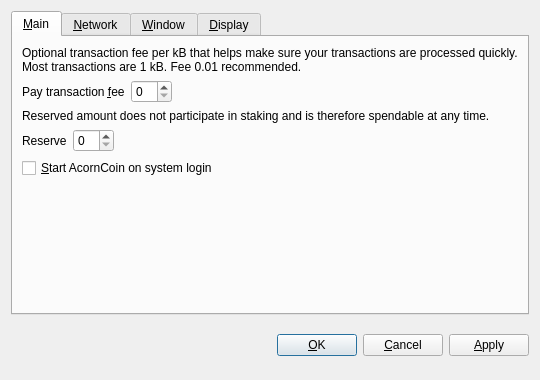
<?xml version="1.0" encoding="UTF-8"?>
<ui version="4.0">
 <class>OptionsDialog</class>
 <widget class="QDialog" name="OptionsDialog">
  <property name="geometry">
   <rect>
    <x>0</x>
    <y>0</y>
    <width>540</width>
    <height>380</height>
   </rect>
  </property>
  <property name="windowTitle">
   <string>Options</string>
  </property>
  <property name="modal">
   <bool>true</bool>
  </property>
  <layout class="QVBoxLayout" name="verticalLayout">
   <item>
    <widget class="QTabWidget" name="tabWidget">
     <property name="tabPosition">
      <enum>QTabWidget::North</enum>
     </property>
     <property name="currentIndex">
      <number>0</number>
     </property>
     <widget class="QWidget" name="tabMain">
      <attribute name="title">
       <string>&amp;Main</string>
      </attribute>
      <layout class="QVBoxLayout" name="verticalLayout_Main">
       <item>
        <widget class="QLabel" name="transactionFeeInfoLabel">
         <property name="text">
          <string>Optional transaction fee per kB that helps make sure your transactions are processed quickly. Most transactions are 1 kB. Fee 0.01 recommended.</string>
         </property>
         <property name="textFormat">
          <enum>Qt::PlainText</enum>
         </property>
         <property name="wordWrap">
          <bool>true</bool>
         </property>
        </widget>
       </item>
       <item>
        <layout class="QHBoxLayout" name="horizontalLayoutFee">
         <item>
          <widget class="QLabel" name="transactionFeeLabel">
           <property name="text">
            <string>Pay transaction &amp;fee</string>
           </property>
           <property name="textFormat">
            <enum>Qt::PlainText</enum>
           </property>
           <property name="buddy">
            <cstring>transactionFee</cstring>
           </property>
          </widget>
         </item>
         <item>
          <widget class="BitcoinAmountField" name="transactionFee"/>
         </item>
         <item>
          <spacer name="horizontalSpacerFee">
           <property name="orientation">
            <enum>Qt::Horizontal</enum>
           </property>
           <property name="sizeHint" stdset="0">
            <size>
             <width>40</width>
             <height>20</height>
            </size>
           </property>
          </spacer>
         </item>
        </layout>
       </item>
       <item>
        <widget class="QLabel" name="reserveBalanceInfoLabel">
         <property name="text">
          <string>Reserved amount does not participate in staking and is therefore spendable at any time.</string>
         </property>
         <property name="textFormat">
          <enum>Qt::PlainText</enum>
         </property>
         <property name="wordWrap">
          <bool>true</bool>
         </property>
        </widget>
       </item>
       <item>
        <layout class="QHBoxLayout" name="horizontalLayoutReserveBalance">
         <item>
          <widget class="QLabel" name="reserveBalanceLabel">
           <property name="text">
            <string>Reserve</string>
           </property>
           <property name="textFormat">
            <enum>Qt::PlainText</enum>
           </property>
           <property name="buddy">
            <cstring>reserveBalance</cstring>
           </property>
          </widget>
         </item>
         <item>
          <widget class="BitcoinAmountField" name="reserveBalance"/>
         </item>
         <item>
          <spacer name="horizontalSpacerReserveBalance">
           <property name="orientation">
            <enum>Qt::Horizontal</enum>
           </property>
           <property name="sizeHint" stdset="0">
            <size>
             <width>40</width>
             <height>20</height>
            </size>
           </property>
          </spacer>
         </item>
        </layout>
       </item>
       <item>
        <widget class="QCheckBox" name="bitcoinAtStartup">
         <property name="toolTip">
          <string>Automatically start AcornCoin after logging in to the system.</string>
         </property>
         <property name="text">
          <string>&amp;Start AcornCoin on system login</string>
         </property>
        </widget>
       </item>
       <item>
        <spacer name="verticalSpacer_Main">
         <property name="orientation">
          <enum>Qt::Vertical</enum>
         </property>
         <property name="sizeHint" stdset="0">
          <size>
           <width>20</width>
           <height>40</height>
          </size>
         </property>
        </spacer>
       </item>
      </layout>
     </widget>
     <widget class="QWidget" name="tabNetwork">
      <attribute name="title">
       <string>&amp;Network</string>
      </attribute>
      <layout class="QVBoxLayout" name="verticalLayout_Network">
       <item>
        <widget class="QCheckBox" name="mapPortUpnp">
         <property name="toolTip">
          <string>Automatically open the AcornCoin client port on the router. This only works when your router supports UPnP and it is enabled.</string>
         </property>
         <property name="text">
          <string>Map port using &amp;UPnP</string>
         </property>
        </widget>
       </item>
       <item>
        <widget class="QCheckBox" name="connectSocks">
         <property name="toolTip">
          <string>Connect to the AcornCoin network through a SOCKS proxy (e.g. when connecting through Tor).</string>
         </property>
         <property name="text">
          <string>&amp;Connect through SOCKS proxy:</string>
         </property>
        </widget>
       </item>
       <item>
        <layout class="QHBoxLayout" name="horizontalLayout_Network">
         <item>
          <widget class="QLabel" name="proxyIpLabel">
           <property name="text">
            <string>Proxy &amp;IP:</string>
           </property>
           <property name="textFormat">
            <enum>Qt::PlainText</enum>
           </property>
           <property name="buddy">
            <cstring>proxyIp</cstring>
           </property>
          </widget>
         </item>
         <item>
          <widget class="QValidatedLineEdit" name="proxyIp">
           <property name="maximumSize">
            <size>
             <width>140</width>
             <height>16777215</height>
            </size>
           </property>
           <property name="toolTip">
            <string>IP address of the proxy (e.g. 127.0.0.1)</string>
           </property>
          </widget>
         </item>
         <item>
          <widget class="QLabel" name="proxyPortLabel">
           <property name="text">
            <string>&amp;Port:</string>
           </property>
           <property name="textFormat">
            <enum>Qt::PlainText</enum>
           </property>
           <property name="buddy">
            <cstring>proxyPort</cstring>
           </property>
          </widget>
         </item>
         <item>
          <widget class="QLineEdit" name="proxyPort">
           <property name="maximumSize">
            <size>
             <width>55</width>
             <height>16777215</height>
            </size>
           </property>
           <property name="toolTip">
            <string>Port of the proxy (e.g. 9050)</string>
           </property>
          </widget>
         </item>
         <item>
          <widget class="QLabel" name="socksVersionLabel">
           <property name="text">
            <string>SOCKS &amp;Version:</string>
           </property>
           <property name="textFormat">
            <enum>Qt::PlainText</enum>
           </property>
           <property name="buddy">
            <cstring>socksVersion</cstring>
           </property>
          </widget>
         </item>
         <item>
          <widget class="QValueComboBox" name="socksVersion">
           <property name="toolTip">
            <string>SOCKS version of the proxy (e.g. 5)</string>
           </property>
          </widget>
         </item>
         <item>
          <spacer name="horizontalSpacer_Network">
           <property name="orientation">
            <enum>Qt::Horizontal</enum>
           </property>
           <property name="sizeHint" stdset="0">
            <size>
             <width>40</width>
             <height>20</height>
            </size>
           </property>
          </spacer>
         </item>
        </layout>
       </item>
       <item>
        <spacer name="verticalSpacer_Network">
         <property name="orientation">
          <enum>Qt::Vertical</enum>
         </property>
         <property name="sizeHint" stdset="0">
          <size>
           <width>20</width>
           <height>40</height>
          </size>
         </property>
        </spacer>
       </item>
      </layout>
     </widget>
     <widget class="QWidget" name="tabWindow">
      <attribute name="title">
       <string>&amp;Window</string>
      </attribute>
      <layout class="QVBoxLayout" name="verticalLayout_Window">
       <item>
        <widget class="QCheckBox" name="minimizeToTray">
         <property name="toolTip">
          <string>Show only a tray icon after minimizing the window.</string>
         </property>
         <property name="text">
          <string>&amp;Minimize to the tray instead of the taskbar</string>
         </property>
        </widget>
       </item>
       <item>
        <widget class="QCheckBox" name="minimizeOnClose">
         <property name="toolTip">
          <string>Minimize instead of exit the application when the window is closed. When this option is enabled, the application will be closed only after selecting Quit in the menu.</string>
         </property>
         <property name="text">
          <string>M&amp;inimize on close</string>
         </property>
        </widget>
       </item>
       <item>
        <spacer name="verticalSpacer_Window">
         <property name="orientation">
          <enum>Qt::Vertical</enum>
         </property>
         <property name="sizeHint" stdset="0">
          <size>
           <width>20</width>
           <height>40</height>
          </size>
         </property>
        </spacer>
       </item>
      </layout>
     </widget>
     <widget class="QWidget" name="tabDisplay">
      <attribute name="title">
       <string>&amp;Display</string>
      </attribute>
      <layout class="QVBoxLayout" name="verticalLayout_Display">
       <item>
        <layout class="QHBoxLayout" name="horizontalLayout_1_Display">
         <item>
          <widget class="QLabel" name="langLabel">
           <property name="text">
            <string>User Interface &amp;language:</string>
           </property>
           <property name="textFormat">
            <enum>Qt::PlainText</enum>
           </property>
           <property name="buddy">
            <cstring>lang</cstring>
           </property>
          </widget>
         </item>
         <item>
          <widget class="QValueComboBox" name="lang">
           <property name="toolTip">
            <string>The user interface language can be set here. This setting will take effect after restarting AcornCoin.</string>
           </property>
          </widget>
         </item>
        </layout>
       </item>
       <item>
        <layout class="QHBoxLayout" name="horizontalLayout_2_Display">
         <item>
          <widget class="QLabel" name="unitLabel">
           <property name="text">
            <string>&amp;Unit to show amounts in:</string>
           </property>
           <property name="textFormat">
            <enum>Qt::PlainText</enum>
           </property>
           <property name="buddy">
            <cstring>unit</cstring>
           </property>
          </widget>
         </item>
         <item>
          <widget class="QValueComboBox" name="unit">
           <property name="toolTip">
            <string>Choose the default subdivision unit to show in the interface and when sending coins.</string>
           </property>
          </widget>
         </item>
        </layout>
       </item>
       <item>
        <widget class="QCheckBox" name="displayAddresses">
         <property name="toolTip">
          <string>Whether to show AcornCoin addresses in the transaction list or not.</string>
         </property>
         <property name="text">
          <string>&amp;Display addresses in transaction list</string>
         </property>
        </widget>
       </item>
       <item>
        <widget class="QCheckBox" name="coinControlFeatures">
         <property name="toolTip">
          <string>Whether to show coin control features or not.</string>
         </property>
         <property name="text">
          <string>Display coin &amp;control features (experts only!)</string>
         </property>
        </widget>
       </item>
       <item>
        <spacer name="verticalSpacer_Display">
         <property name="orientation">
          <enum>Qt::Vertical</enum>
         </property>
         <property name="sizeHint" stdset="0">
          <size>
           <width>20</width>
           <height>40</height>
          </size>
         </property>
        </spacer>
       </item>
      </layout>
     </widget>
    </widget>
   </item>
   <item>
    <layout class="QHBoxLayout" name="horizontalLayout_Buttons">
     <item>
      <spacer name="horizontalSpacer_1">
       <property name="orientation">
        <enum>Qt::Horizontal</enum>
       </property>
       <property name="sizeHint" stdset="0">
        <size>
         <width>40</width>
         <height>48</height>
        </size>
       </property>
      </spacer>
     </item>
     <item>
      <widget class="QLabel" name="statusLabel">
       <property name="font">
        <font>
         <weight>75</weight>
         <bold>true</bold>
        </font>
       </property>
       <property name="text">
        <string/>
       </property>
       <property name="textFormat">
        <enum>Qt::PlainText</enum>
       </property>
       <property name="wordWrap">
        <bool>true</bool>
       </property>
      </widget>
     </item>
     <item>
      <spacer name="horizontalSpacer_2">
       <property name="orientation">
        <enum>Qt::Horizontal</enum>
       </property>
       <property name="sizeHint" stdset="0">
        <size>
         <width>40</width>
         <height>48</height>
        </size>
       </property>
      </spacer>
     </item>
     <item>
      <widget class="QPushButton" name="okButton">
       <property name="text">
        <string>&amp;OK</string>
       </property>
      </widget>
     </item>
     <item>
      <widget class="QPushButton" name="cancelButton">
       <property name="text">
        <string>&amp;Cancel</string>
       </property>
       <property name="autoDefault">
        <bool>false</bool>
       </property>
      </widget>
     </item>
     <item>
      <widget class="QPushButton" name="applyButton">
       <property name="text">
        <string>&amp;Apply</string>
       </property>
       <property name="autoDefault">
        <bool>false</bool>
       </property>
      </widget>
     </item>
    </layout>
   </item>
  </layout>
 </widget>
 <customwidgets>
  <customwidget>
   <class>BitcoinAmountField</class>
   <extends>QSpinBox</extends>
   <header>bitcoinamountfield.h</header>
  </customwidget>
  <customwidget>
   <class>QValueComboBox</class>
   <extends>QComboBox</extends>
   <header>qvaluecombobox.h</header>
  </customwidget>
  <customwidget>
   <class>QValidatedLineEdit</class>
   <extends>QLineEdit</extends>
   <header>qvalidatedlineedit.h</header>
  </customwidget>
 </customwidgets>
 <resources/>
 <connections/>
</ui>
